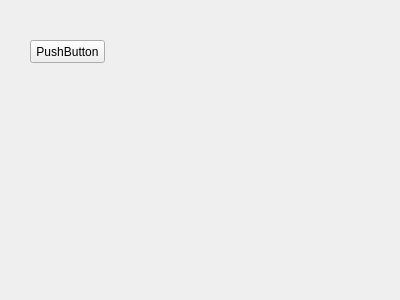
<?xml version="1.0" encoding="UTF-8"?>
<ui version="4.0">
 <class>Form</class>
 <widget class="QWidget" name="Form">
  <property name="geometry">
   <rect>
    <x>0</x>
    <y>0</y>
    <width>400</width>
    <height>300</height>
   </rect>
  </property>
  <property name="windowTitle">
   <string>Form</string>
  </property>
  <widget class="QPushButton" name="on_surface_point_base">
   <property name="geometry">
    <rect>
     <x>30</x>
     <y>40</y>
     <width>75</width>
     <height>23</height>
    </rect>
   </property>
   <property name="text">
    <string>PushButton</string>
   </property>
  </widget>
 </widget>
 <resources/>
 <connections/>
</ui>
